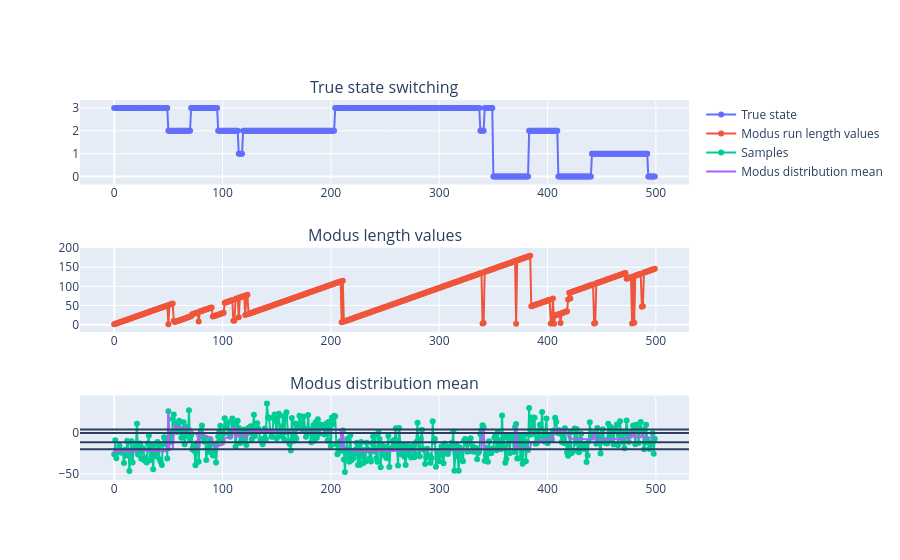

The cell this chart's notebook holds for it:
### Code cell
fig_obj = make_subplots(rows=3, cols=1, subplot_titles=["True state switching", "Modus length values", "Modus distribution mean"])
fig_obj.add_trace(go.Scatter(y=chain, mode="markers+lines", name="True state"), row=1, col=1)
fig_obj.add_trace(go.Scatter(y=modus_lengths, mode="markers+lines", name="Modus run length values"), row=2, col=1)
fig_obj.add_trace(go.Scatter(y=samples, mode="markers+lines", name="Samples"), row=3, col=1)
fig_obj.add_trace(go.Scatter(y=modus_means, mode="lines", name="Modus distribution mean"), row=3, col=1)
for i_state in range(n_state):
    fig_obj.add_hline(y=state_distributions[i_state].mean(), row=3, col=1)
fig_obj.show()

### Figure 1 — Plotly figure (JSON) as saved in the notebook; plotly's stock layout.template omitted (floating-point values rounded to 4 significant figures; data arrays with more than 128 entries replaced by an {"elided": "..."} marker saying what was removed)
{"data": [{"mode": "markers+lines", "name": "True state", "type": "scatter", "xaxis": "x", "y": {"elided": "500 int values"}, "yaxis": "y"}, {"mode": "markers+lines", "name": "Modus run length values", "type": "scatter", "xaxis": "x2", "y": {"elided": "500 int values"}, "yaxis": "y2"}, {"mode": "markers+lines", "name": "Samples", "type": "scatter", "xaxis": "x3", "y": {"elided": "500 float values"}, "yaxis": "y3"}, {"mode": "lines", "name": "Modus distribution mean", "type": "scatter", "xaxis": "x3", "y": {"elided": "500 float values"}, "yaxis": "y3"}], "layout": {"annotations": [{"font": {"size": 16}, "showarrow": false, "text": "True state switching", "x": 0.5, "xanchor": "center", "xref": "paper", "y": 1, "yanchor": "bottom", "yref": "paper"}, {"font": {"size": 16}, "showarrow": false, "text": "Modus length values", "x": 0.5, "xanchor": "center", "xref": "paper", "y": 0.6111, "yanchor": "bottom", "yref": "paper"}, {"font": {"size": 16}, "showarrow": false, "text": "Modus distribution mean", "x": 0.5, "xanchor": "center", "xref": "paper", "y": 0.2222, "yanchor": "bottom", "yref": "paper"}], "shapes": [{"type": "line", "x0": 0, "x1": 1, "xref": "x3 domain", "y0": -11.18, "y1": -11.18, "yref": "y3"}, {"type": "line", "x0": 0, "x1": 1, "xref": "x3 domain", "y0": 0.1346, "y1": 0.1346, "yref": "y3"}, {"type": "line", "x0": 0, "x1": 1, "xref": "x3 domain", "y0": 4.536, "y1": 4.536, "yref": "y3"}, {"type": "line", "x0": 0, "x1": 1, "xref": "x3 domain", "y0": -19.73, "y1": -19.73, "yref": "y3"}], "xaxis": {"anchor": "y", "domain": [0, 1]}, "xaxis2": {"anchor": "y2", "domain": [0, 1]}, "xaxis3": {"anchor": "y3", "domain": [0, 1]}, "yaxis": {"anchor": "x", "domain": [0.7778, 1]}, "yaxis2": {"anchor": "x2", "domain": [0.3889, 0.6111]}, "yaxis3": {"anchor": "x3", "domain": [0, 0.2222]}}}
